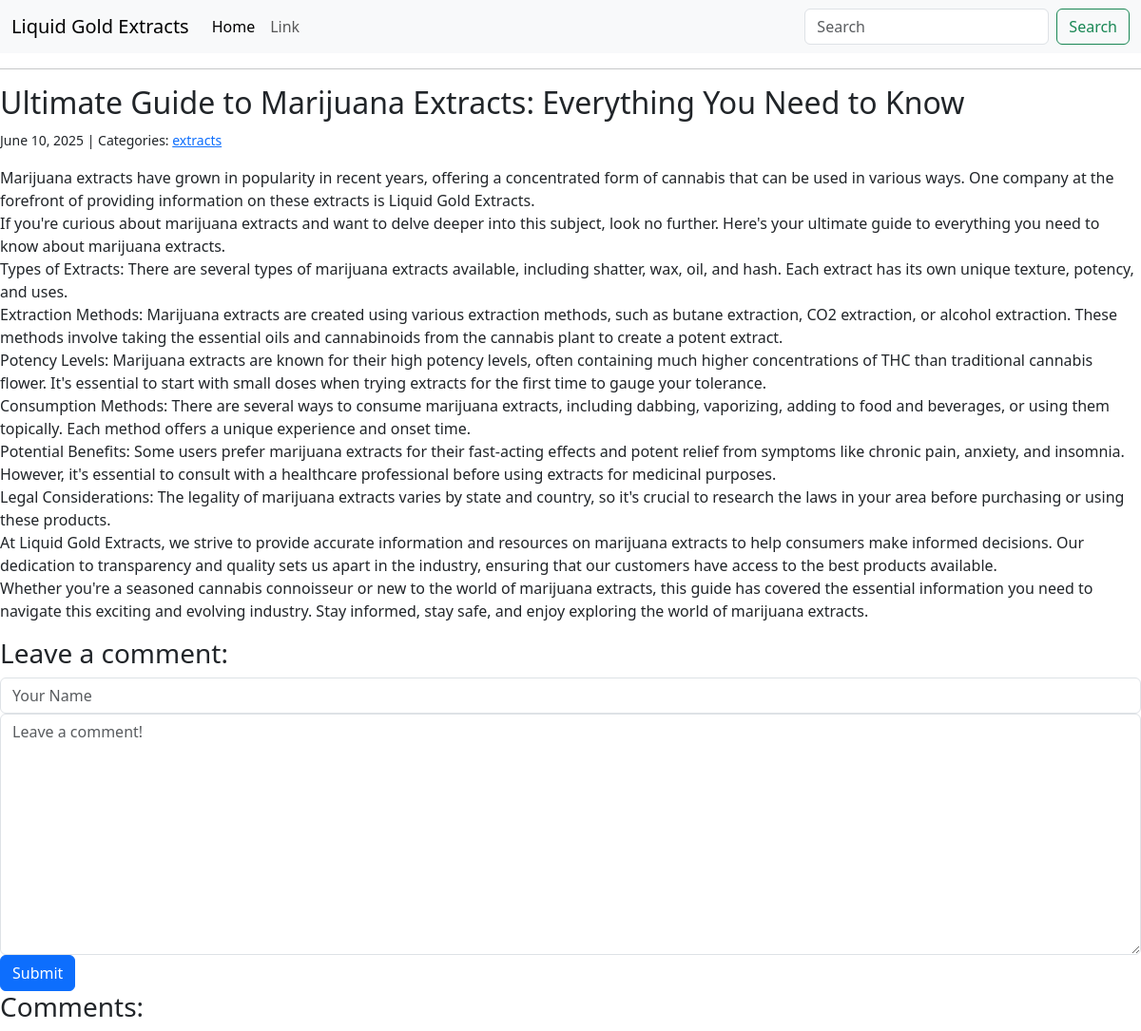
The app's page /post/2/ with its own data.
### blog/models.py (models this page shows, shortened)
class Post(models.Model):
    title = models.CharField(max_length=255)
    body = models.TextField()
    created_on = models.DateTimeField(auto_now_add=True)
    last_modified = models.DateTimeField(auto_now=True)
    categories = models.ManyToManyField("Category", related_name="posts")

class Category(models.Model):
    name = models.CharField(max_length=30)
    class Meta:
        verbose_name_plural = "categories"

### blog/views.py (the view, shortened to what this page needs)
# urls.py: path("post/<int:pk>/", views.blog_detail, name="blog_detail"),
def blog_detail(request, pk):
    post = Post.objects.get(pk=pk)
    form = CommentForm()
    comments = Comment.objects.filter(post=post)
    context = {
        "post": post,
        "comments": comments,
        "form": CommentForm(),
    }
    return render(request, "blog/detail.html", context)

### blog/forms.py
class CommentForm(forms.Form):
    author = forms.CharField(
        max_length=60,
        widget=forms.TextInput(
            attrs={"class": "form-control", "placeholder": "Your Name"}
        ),
    )
    body = forms.CharField(
        widget=forms.Textarea(
            attrs={"class": "form-control", "placeholder": "Leave a comment!"}
        )
    )

### blog/templates/blog/detail.html (shortened to what this page needs)
{% extends 'base.html' %}
{% block page_title %}
    <h2>{{ post.title }}</h2>
{% endblock page_title %}
{% block page_content %}
    <small>
        {{ post.created_on.date }} | Categories:
        {% for category in post.categories.all %}
            <a href="{% url 'blog_category' category.name %}">
                {{ category.name }}
            </a>
        {% endfor %}
    </small>
    <p>{{ post.body | linebreaks }}</p>
    <h3>Leave a comment:</h3>
    <form method="post">
        <div>
            {{ form.author }}
        </div>
        <div>
            {{ form.body }}
        </div>
        <button type="submit" class="btn btn-primary">Submit</button>
    </form>
    <h3>Comments:</h3>
{% endblock page_content %}

### records on screen
Post: title "Ultimate Guide to Marijuana Extracts: Everything You Need to Know", created_on "June 10, 2025", body "Marijuana extracts have grown in popularity in recent years, offering a concentrated form of cannabis that can be used in various ways. One company at the forefront of providing information on these extracts is Liquid Gold Extracts. If you're curious about marijuana extracts and want to delve deeper into this subject, look no further. Here's your ultimate guide to everything you need to know about marijuana extracts. Types of Extracts: There are several types of marijuana extracts available, including shatter, wax, oil, and hash. Each extract has its own unique texture, potency, and uses. Extraction Methods: Marijuana extracts are created using various extraction methods, such as butane…"
Category: name "extracts"
